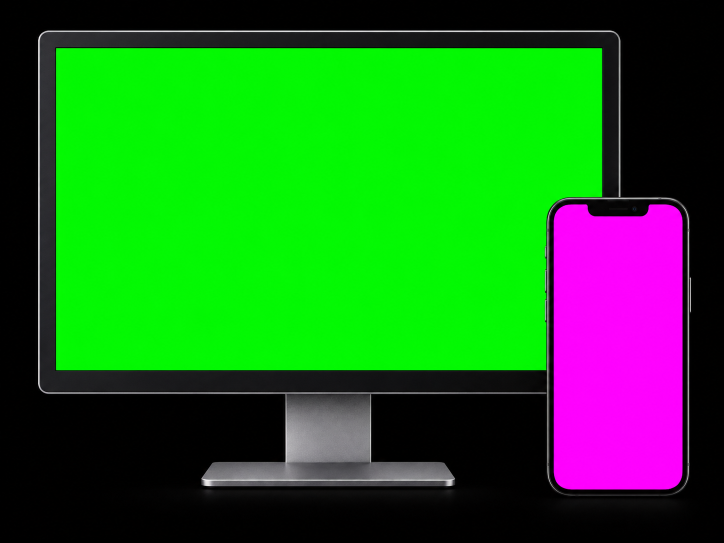
#> input picture assets-fonte/hero/aparelhos-2-chroma.png, 1448 x 1086 px, given in place of kit-balcao-chroma-x4.png, which was not available (shown at 1/2 size)
$ python peca-kit-balcao.py
#> lines starting #> are read from the running program, lines starting #| are printed output that depends on the picture; after the words box and inside, x2 and y2 are one past the last pixel; in counts of white or black regions, pixels touching at a corner belong together; pictures that were not available may be replaced by others from this repository, and a replacement may not be noted
#!/usr/bin/env python3
"""Peça do balcão completo (hero de /campanha/gestao/): monitor, gaveta de
dinheiro, impressora de cupom, maquininha, leitor de código de barras e
celular — os mesmos objetos da foto da referência (nextar.com.br), com as telas
do SoftPay.

Fonte: assets-fonte/hero/kit-balcao-chroma.png — render do codex (25/09/2026),
vista de FRENTE, com as telas em verde puro. Ampliado 4x pelo Real-ESRGAN para
kit-balcao-chroma-x4.png (fora do git: refaz sozinho se faltar).

Regra aprendida no aparelhos-2 (o Victor apontou duas vezes a tela torta no
lado direito do monitor): tela vista de frente NÃO passa por perspectiva. A
captura ocupa a caixa da máscara, reta. Perspectiva só onde o aparelho está
inclinado de verdade (maquininha e celular deitado), e aí os quatro cantos saem
do encontro das RETAS ajustadas às bordas da máscara — nunca do ponto mais
perto do canto, que num canto arredondado ou tapado cai no lugar errado.

O que vai em cada tela:
· MONITOR — o PDV com a venda de R$ 414,60 no carrinho (capturas/pdv-1440-dpr2.png),
  cortado 6 a 805,5 px CSS para bater a proporção da tela (1,8015). Duas limpezas,
  sem inventar nada: sai a fileira de produtos cortada pela metade no pé da grade
  (onde aparecia "PRODUTO TESTE", item da loja de demonstração) e sai o selo de
  latência laranja (470ms lê como sistema lento num print).
· MAQUININHA — tela de pagamento aprovado da mesma venda (R$ 414,60): o SoftPay
  não processa cartão, trabalha junto com a maquininha.
· CELULAR (deitado na gaveta) — o carrinho da mesma venda no layout de celular.

Saída: public/campanha/gestao/midia/kit-balcao-{1400,2400}.webp
Uso: uv run --with numpy --with pillow --with scipy --with fonttools --with brotli python tools/peca-kit-balcao.py
"""
import io
import pathlib
import subprocess
import numpy as np
from PIL import Image, ImageDraw, ImageFilter, ImageFont
from scipy import ndimage

RAIZ = pathlib.Path(__file__).resolve().parent.parent
FONTE = RAIZ / 'assets-fonte/hero'
CHROMA = FONTE / 'kit-balcao-chroma.png'
CHROMA4 = FONTE / 'kit-balcao-chroma-x4.png'
CAP = FONTE / 'capturas'
SAIDA = RAIZ / 'public/campanha/gestao/midia'
PROP_SLOT = 1310 / 928          # a caixa da imagem na página (a mesma da referência)


def ampliado():
    if not CHROMA4.exists():
        e = pathlib.Path.home() / '.local/share/realesrgan'
        subprocess.run(['nice', '-n', '10', str(e / 'realesrgan-ncnn-vulkan'), '-i', str(CHROMA), '-o', str(CHROMA4),
                        '-n', 'realesrgan-x4plus', '-s', '4', '-t', '200', '-m', str(e / 'models')], check=True)
#> (this line was passed over: subprocess is not available in this run)
    return Image.open(CHROMA4).convert('RGB')
#> returned value is the input picture: PIL image 1448x1086 RGB; mean R, G, B 32, 112.5, 31.8


def regioes(img):
    a = np.asarray(img).astype(np.int16)
    R, G, B = a[..., 0], a[..., 1], a[..., 2]
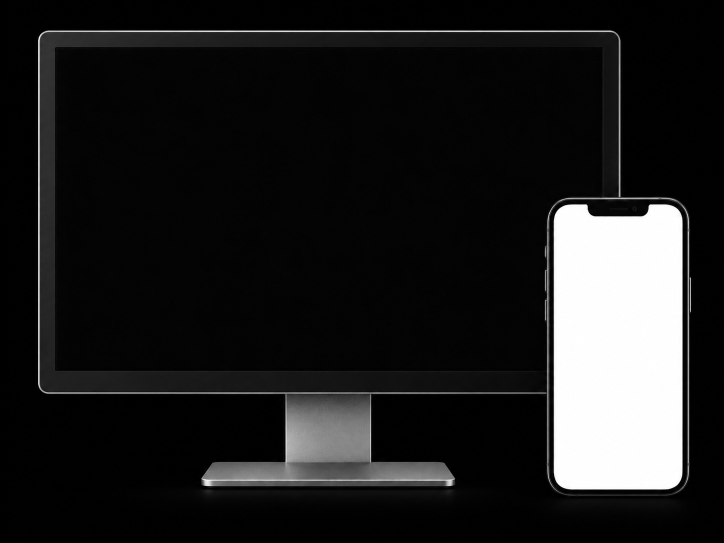
#> R: shape (1086, 1448) int16 (shown at 1/2 size); min 0, max 255, mean 32
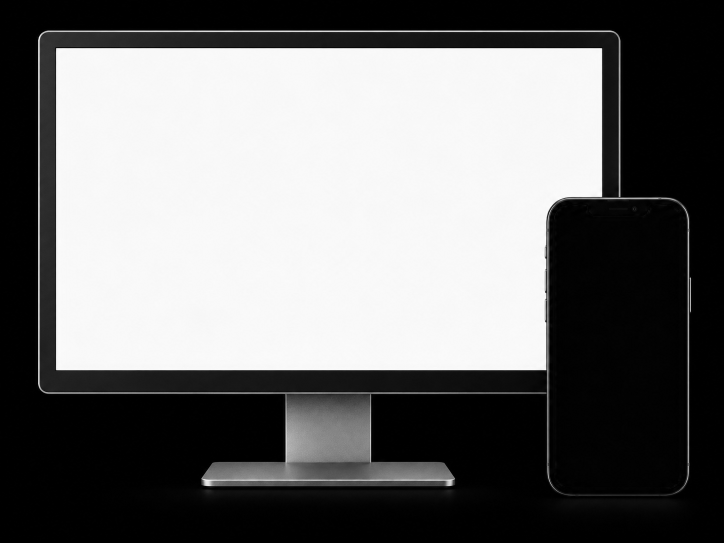
#> G: shape (1086, 1448) int16 (shown at 1/2 size); min 0, max 255, mean 112.5
    verde = (G > 150) & (R < 140) & (B < 140) & (G - R > 60)
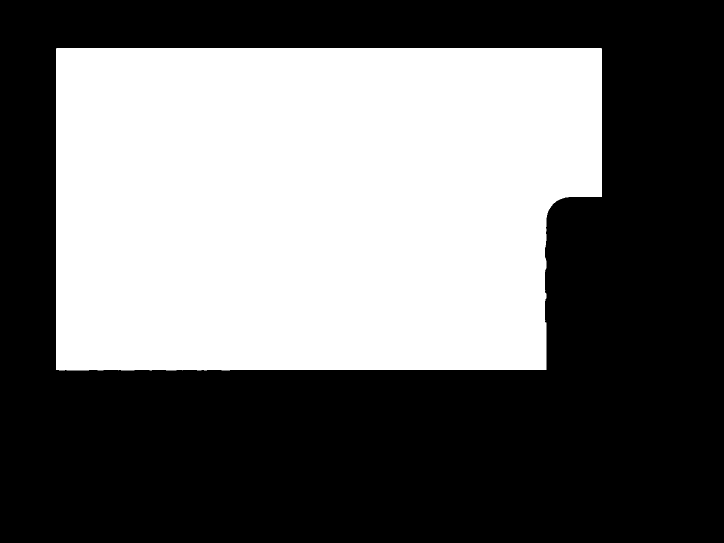
#> verde: shape (1086, 1448) bool (shown at 1/2 size); 42.3% white; 1 white region, box (x1, y1, x2, y2) and area: (112, 96, 1204, 741) 665122
    lab, n = ndimage.label(verde)
#> n = 1
    tam = ndimage.sum(verde, lab, range(1, n + 1))
#> tam = [665122]
    ordem = [int(i) + 1 for i in np.argsort(-tam)]
#> ordem = [1]
    return verde, lab, ordem


# [34 lines left out: functions reta, quad, coef, not called in this run]


def dilatar(m, n=3):
    return ndimage.binary_dilation(m, iterations=n)


# [63 lines left out: functions colar_reto, colar_perspectiva, fonte, tela_pdv, tela_maquininha, not called in this run]


def tela_celular():
    car = Image.open(CAP / 'carrinho-390-dpr3.png').convert('RGB')     # 1170x2532 (25/09, com acentos)
    return car


# [36 lines left out: function cupom_impresso, not called in this run]


def main():
    base = ampliado()
    verde, lab, ordem = regioes(base)
#> ordem = [1]
    monitor = lab == ordem[0]
    # as outras regiões grandes: maquininha (a mais à esquerda) e celular (à direita, na gaveta)
    resto = []
    for k in ordem[1:4]:
        ys, xs = np.nonzero(lab == k)
        resto.append((len(xs), xs.mean(), ys.mean(), k))
#> this loop made 0 passes
#> after the loop, resto = []
    resto = [r for r in resto if r[0] > 20000]
#> (the run stopped early here; a loop or call above may not have finished)
